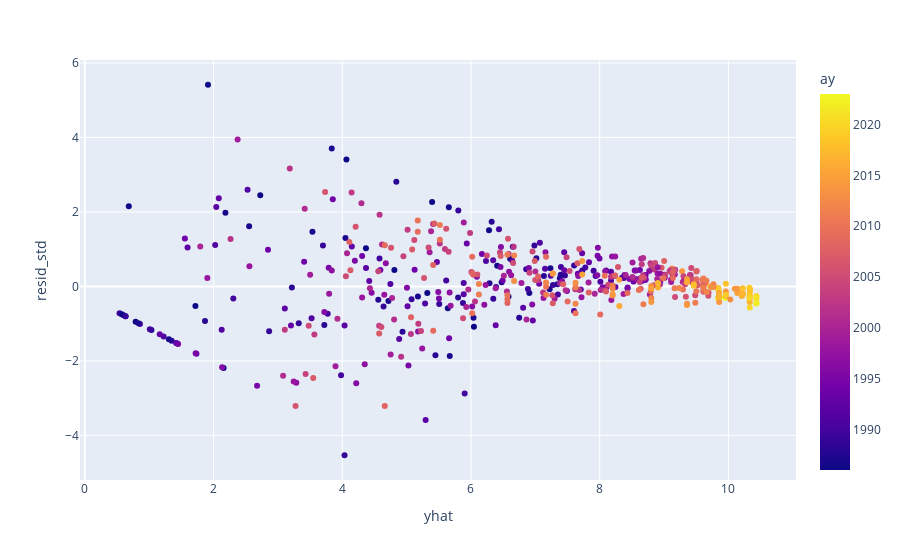

Notebook cell for this chart:
### Code cell
df.plot(kind='scatter', x='yhat', y='resid_std', color='ay', hover_data=['ay', 'dev', 'cal'])

### Figure 1 — Plotly figure (JSON) as saved in the notebook; plotly's stock layout.template omitted (floating-point values rounded to 4 significant figures; data arrays with more than 128 entries replaced by an {"elided": "..."} marker saying what was removed)
{"data": [{"customdata": {"elided": "517x3 int values"}, "hovertemplate": "yhat=%{x}<br>resid_std=%{y}<br>ay=%{marker.color}<br>dev=%{customdata[1]}<br>cal=%{customdata[2]}<extra></extra>", "legendgroup": "", "marker": {"color": {"elided": "517 int values"}, "coloraxis": "coloraxis", "symbol": "circle"}, "mode": "markers", "name": "", "orientation": "v", "showlegend": false, "type": "scatter", "x": {"elided": "517 float values"}, "xaxis": "x", "y": {"elided": "517 float values"}, "yaxis": "y"}], "layout": {"coloraxis": {"colorbar": {"title": {"text": "ay"}}, "colorscale": [[0, "#0d0887"], [0.1111, "#46039f"], [0.2222, "#7201a8"], [0.3333, "#9c179e"], [0.4444, "#bd3786"], [0.5556, "#d8576b"], [0.6667, "#ed7953"], [0.7778, "#fb9f3a"], [0.8889, "#fdca26"], [1, "#f0f921"]]}, "legend": {"tracegroupgap": 0}, "margin": {"t": 60}, "xaxis": {"anchor": "y", "domain": [0, 1], "title": {"text": "yhat"}}, "yaxis": {"anchor": "x", "domain": [0, 1], "title": {"text": "resid_std"}}}}
